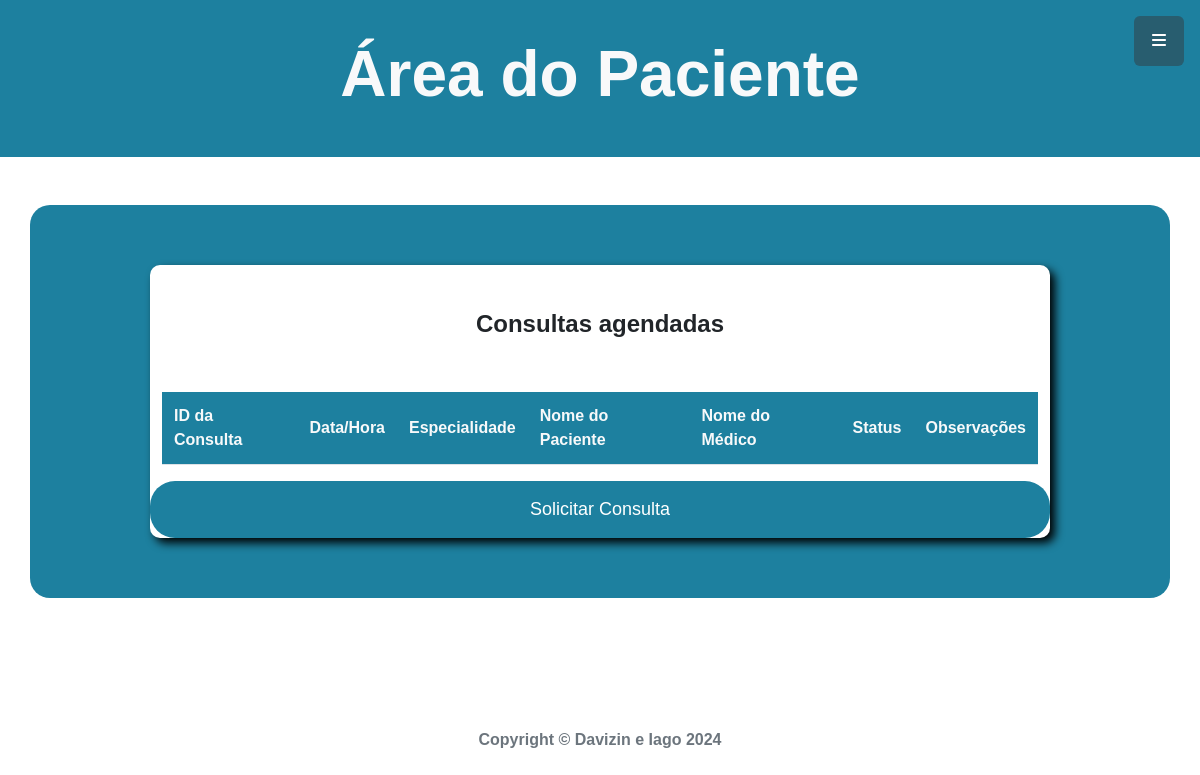
The page /paciente_maior.php on the database as committed earlier.
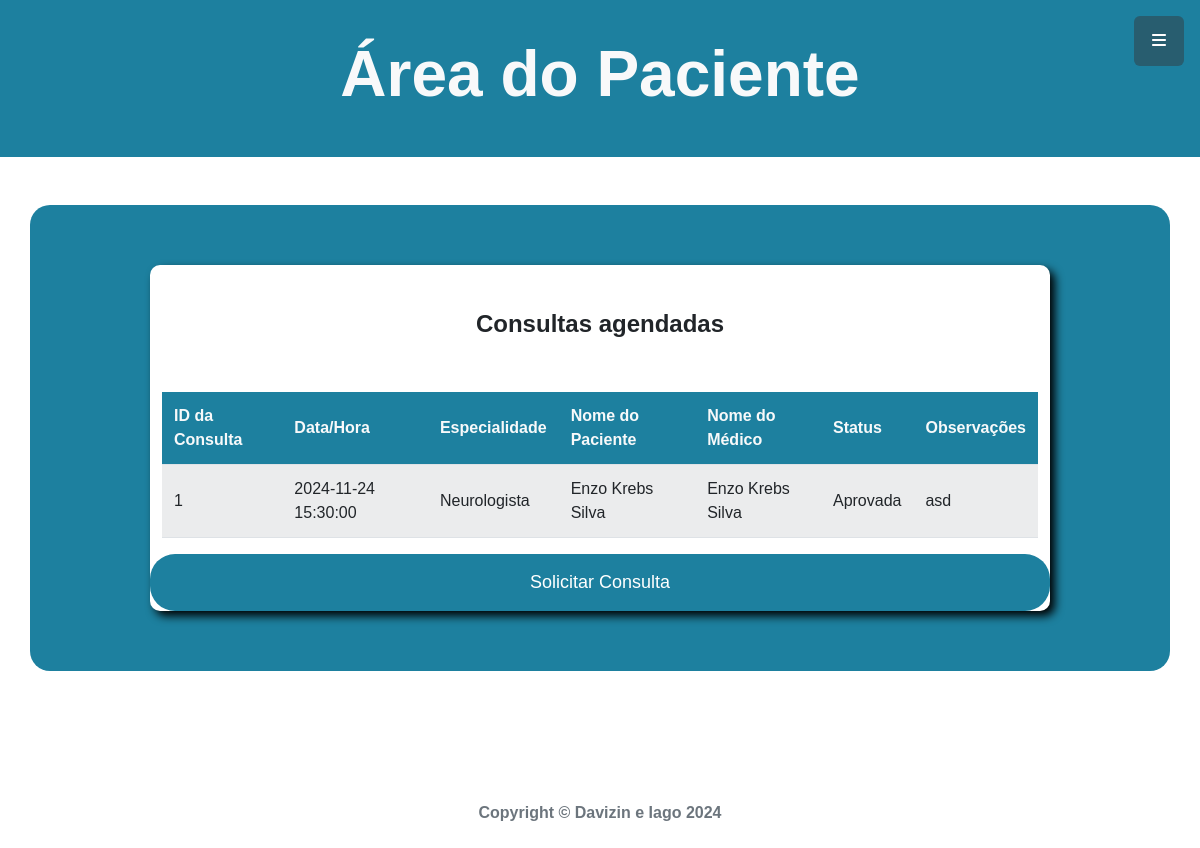
The same page on the database as committed later.
### tables this page shows
CREATE TABLE IF NOT EXISTS `consultaspacientemaior` (
  `IDConsultasP` int NOT NULL AUTO_INCREMENT,
  `data_hora` datetime NOT NULL,
  `nome_paciente` varchar(255) NOT NULL,
  `cpf_p` varchar(14) NOT NULL,
  `medico` varchar(255) NOT NULL,
  `especialidade` varchar(255) NOT NULL,
  `status_c` varchar(20) NOT NULL,
  `observacao` varchar(255) NOT NULL,
  PRIMARY KEY (`IDConsultasP`)
);

### paciente_maior.php (the view, shortened to what this page needs)
<?php
include 'conecta.php'
?>
<!DOCTYPE html>
<html lang="pt-br">
<head>
    <link rel="stylesheet" href="css/styles.css">
</head>
<a class="menu-toggle rounded" href="#"><i class="fa-solid fa-bars" style="color: #ffffff;"></i></a>
<header class="subirusdoistiuzin">
    <h1>Área do Paciente</h1>
</header>
<body class="soninho">
    <div class="container cirilo">
        <div class="container text-center tumbalatumba">
            <div class="row">
                    <h2 class="calcaangelical">Consultas agendadas</h2>
                    <div class="table-responsive">
                        <table class="table table-striped">
                            <thead>
                                <tr>
                                    <th>ID da Consulta</th>
                                    <th>Data/Hora</th>
                                    <th>Especialidade</th>
                                    <th>Nome do Paciente</th>
                                    <th>Nome do Médico</th>
                                    <th>Status</th>
                                    <th>Observações</th>
                                </tr>
                            </thead>
                            <tbody>
                                <?php
                                    $sql = "SELECT * FROM consultaspacientemaior";
                                    $consulta = $conexao->query($sql);
                                    while($dados = $consulta->fetch_assoc()){
                                        echo "<tr>";
                                        echo "<td>".$dados['IDConsultasP']."</td>";
                                        echo "<td>".$dados['data_hora']."</td>";
                                        echo "<td>".$dados['especialidade']."</td>";
                                        echo "<td>".$dados['nome_paciente']."</td>";
                                        echo "<td>".$dados['medico']."</td>";
                                        echo "<td>".$dados['status_c']."</td>";
                                        echo "<td>".$dados['observacao']."</td>";
                                        echo "</tr>";
                                    }
                                ?>
                            </tbody>
                        </table>
                    </div>
                        <a href="solicitar_consultas.php" class="sos">Solicitar Consulta</a>
                </div>
            </div>
        </div>
    <footer class="footer text-center">
        <p class="text-muted small mb-0">Copyright &copy; Davizin e Iago 2024</p>
    </footer>
</body>

Rows that differ between the two databases and show on the page:
added consultaspacientemaior: IDConsultasP "1", data_hora "2024-11-24 15:30:00", especialidade "Neurologista", nome_paciente "Enzo Krebs Silva", medico "Enzo Krebs Silva", status_c "Aprovada", observacao "asd"
